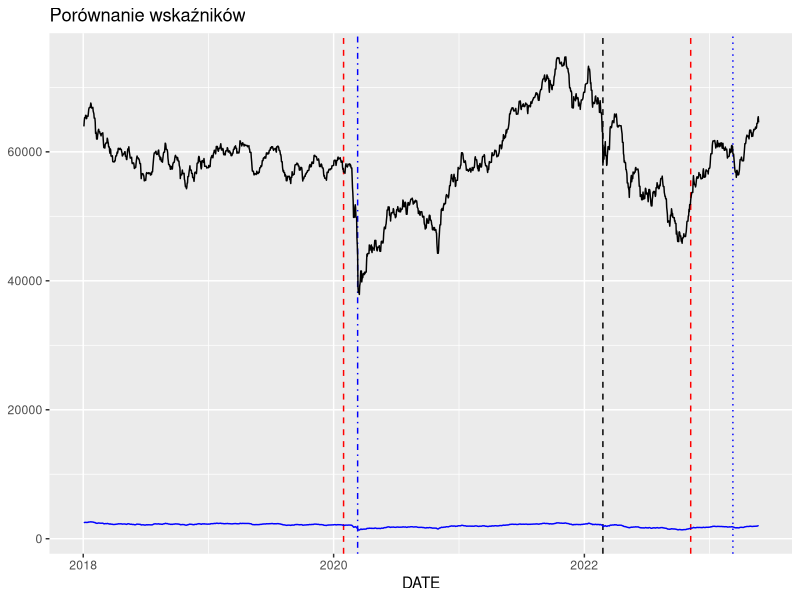
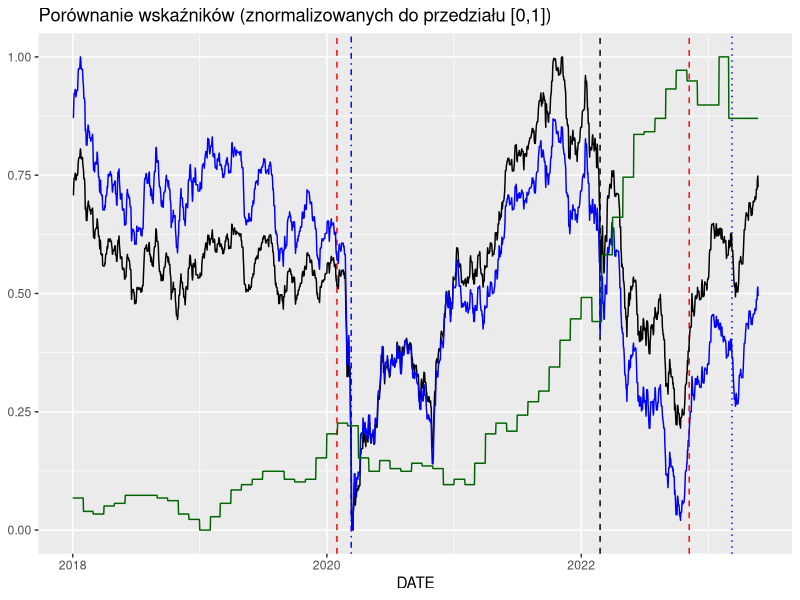

Recreate these plots in R, in order.
library(dplyr)
library(tidyr)
library(readxl)
library(ggplot2)

df_all_slim <-
  read_excel("data/prepared/df_all_slim.xlsx") %>%
  mutate(DATE = as.Date(DATE))

# sprawdzmy korelacje - metoda Pearsona (moze byc mylaca jezeli wartosci indeksow sa na roznych skalach)
df_corr_pearson <-
  df_all_slim %>%
  # "odwybierzmy" kolumne dat
  select(!DATE) %>%
  # usunmy puste wartosci
  drop_na() %>%
  cor(method = "pearson")

# sprawdzmy korelacje - metoda Spearmana (metoda rang, tj. sprawdza czy wystepuja podobne wzrosty i spadki)
df_corr_spearman <-
  df_all_slim %>%
  # "odwybierzmy" kolumne dat
  select(!DATE) %>%
  # usunmy puste wartosci
  drop_na() %>%
  cor(method = "spearman")

# porownanie wizualne
colnames(df_all_slim)
# [1] "DATE"                     "^BTC"                     "^ETH"
# [4] "^WIG"                     "^WIG20"                   "^DAX"
# [7] "^CAC"                     "^UKX"                     "^SPX"
# [10] "^HEX"                     "^UX"                      "^RTS"
# [13] "^XU100"                   "^SHC"                     "intrate_Poland"
# [16] "intrate_Germany"          "intrate_France"           "intrate_United Kingdom"
# [19] "intrate_United States"    "intrate_Finland"          "intrate_Russia"
# [22] "inflation_Poland"         "inflation_Germany"        "inflation_France"
# [25] "inflation_United Kingdom" "inflation_United States"  "inflation_Finland"
# [28] "inflation_Russia"         "inflation_Türkiye"

ggplot(df_all_slim, aes(x = DATE)) +
  # The World Health Organization declared the COVID-19 outbreak
  geom_vline(
    xintercept = as.numeric(as.Date("2020-01-30")),
    color = "red",
    linetype = "dashed"
  ) +
  # The World Health Organization declared the COVID-19 to be pandemic
  geom_vline(
    xintercept = as.numeric(as.Date("2020-03-11")),
    color = "blue",
    linetype = "dotdash"
  ) +
  # Russian aggression against Ukraine
  geom_vline(
    xintercept = as.numeric(as.Date("2022-02-24")),
    color = "black",
    linetype = "dashed"
  ) +
  # Bankruptcy of FTX
  geom_vline(
    xintercept = as.numeric(as.Date("2022-11-07")),
    color = "red",
    linetype = "dashed"
  ) +
  # Colapse of Silicon Valley Bank
  geom_vline(
    xintercept = as.numeric(as.Date("2023-03-10")),
    color = "blue",
    linetype = "dotted"
  ) +
  labs(title = "Porównanie wskaźników",
       x = "DATE",
       y = NULL) +
  geom_line(aes(y = `^WIG`), color = "black") +
  geom_line(aes(y = `^WIG20`), color = "blue") # PROBLEM SKAL

# znormalizujmy przed porownaniem - chatGPT
min_max <- function(x) {
  return((x - min(x, na.rm = TRUE)) /
           (max(x, na.rm = TRUE) - min(x, na.rm = TRUE)))
}

df_all_slim_norm <-
  df_all_slim %>%
  mutate_if(is.numeric, min_max)

ggplot(df_all_slim_norm, aes(x = DATE)) +
  # The World Health Organization declared the COVID-19 outbreak
  geom_vline(
    xintercept = as.numeric(as.Date("2020-01-30")),
    color = "red",
    linetype = "dashed"
  ) +
  # The World Health Organization declared the COVID-19 to be pandemic
  geom_vline(
    xintercept = as.numeric(as.Date("2020-03-11")),
    color = "blue",
    linetype = "dotdash"
  ) +
  # Russian aggression against Ukraine
  geom_vline(
    xintercept = as.numeric(as.Date("2022-02-24")),
    color = "black",
    linetype = "dashed"
  ) +
  # Bankruptcy of FTX
  geom_vline(
    xintercept = as.numeric(as.Date("2022-11-07")),
    color = "red",
    linetype = "dashed"
  ) +
  # Colapse of Silicon Valley Bank
  geom_vline(
    xintercept = as.numeric(as.Date("2023-03-10")),
    color = "blue",
    linetype = "dotted"
  ) +
  labs(title = "Porównanie wskaźników (znormalizowanych do przedziału [0,1])",
       x = "DATE",
       y = NULL) +
  geom_line(aes(y = `^WIG`), color = "black") +
  geom_line(aes(y = `^WIG20`), color = "blue") +
  geom_line(aes(y = inflation_Poland), color = "dark green")

